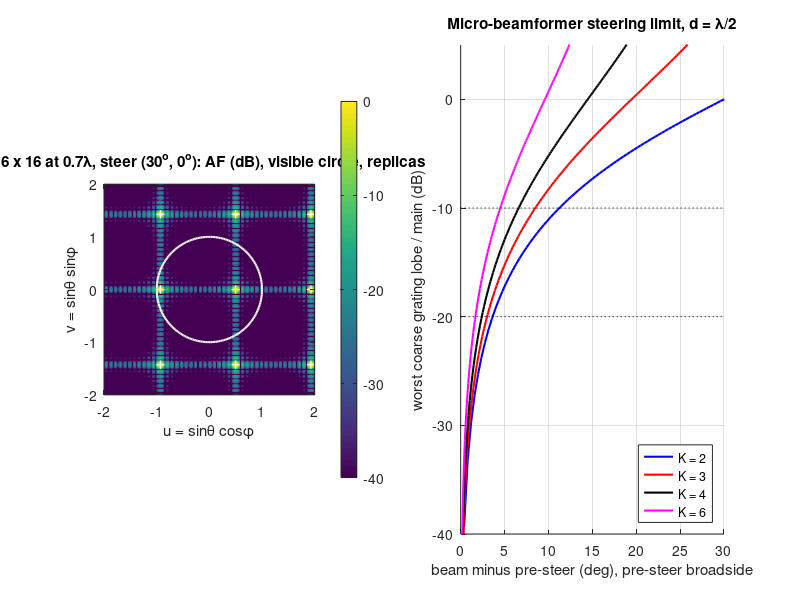

Write the MATLAB code that produced this figure.
%% m19_matrix_gratinglobe_uv.m  --  2D grating lobes in (u, v) and the micro-beamformer steering limit
% Purpose : (1) 2D array factor of an Nx x Ny rectangular grid (pitches dx, dy) steered to (th, phi),
%           in direction-cosine space u = sin(th)cos(phi), v = sin(th)sin(phi). Replicas of the main
%           lobe sit at (u0 + m lambda/dx, v0 + n lambda/dy); only those inside the unit circle are
%           real grating lobes. Prints the visible replicas, their level with and without a soft-baffle
%           element factor, and the peak level outside the main lobe for five cases.
%           (2) Largest pitch with no grating lobe for steering anywhere in a cone sin(th) <= s:
%           square grid d <= lambda/(1+s); hexagonal (triangular) grid, nearest-neighbour spacing
%           d <= 2 lambda/(sqrt(3)(1+s)), 13.4 % fewer elements for the same aperture.
%           (3) Micro-beamformer (K x K subarrays at pitch D = K d): closed-form ratio of the worst
%           coarse grating lobe to the main lobe, rho = sin(a)/sin(pi/K - a), a = pi d delta/lambda,
%           and the steering window around the pre-steer for a lobe limit, checked by a direct sum.
% Change  : the case list in (1), cone angles in (2), K list and lobe limits in (3).
% Expect  : (1) 0.5 lambda, (45,0) deg: no visible replica, peak -13.2 dB (main-lobe sidelobe, grid).
%           1.0 lambda, (20,0): replica at u = -0.658, 0 dB isotropic, -6.3 dB with element factor.
%           0.7 lambda, (30,0): replica at u = -0.929, 0 dB / -11.5 dB; (30,45): replicas at radius
%           1.132, outside, peak -13.2 dB. 0.5 x 0.8 lambda, (30,90): replica at v = -0.75, -5.1 dB.
%           (2) cone 30/45/60/90 deg: square 0.667/0.586/0.536/0.500 lambda, hex 0.770/0.676/0.619/0.577.
%           (3) d = lambda/2, 48 x 48: cables 576/256/144/64 for K = 2/3/4/6; lobe at 10 deg off
%           pre-steer -11.1/-8.3/-5.2/+0.7 dB; -20 dB window +-3.6/3.0/2.4/1.7 deg; -10 dB window
%           +-11.2/8.5/6.6/4.5 deg. K = 3 pre-steered to 30 deg: -20 dB beams from 26.6 to 33.5 deg.
% Base MATLAB only; runs in MATLAB R2019b+ and GNU Octave 8.  Runtime about 2 s.
clear; close all; rng(1);

% Dirichlet kernel (array factor of N points at pitch 1 in units of x = d u / lambda), safe at integers
Dn = @(x, N) (abs(sin(pi*x)) > 1e-9) .* sin(N*pi*x) ./ (N*sin(pi*x) + (abs(sin(pi*x)) <= 1e-9)) ...
           + (abs(sin(pi*x)) <= 1e-9) .* cos(N*pi*x) ./ cos(pi*x);
snc = @(x) (abs(x) > 1e-12) .* sin(pi*x) ./ (pi*x + (abs(x) <= 1e-12)) + (abs(x) <= 1e-12);
% soft-baffle rectangular element of width wx, wy (in lambda): sinc(wx u) sinc(wy v) cos(th)
EF = @(u, v, wx, wy) abs(snc(wx*u) .* snc(wy*v)) .* sqrt(max(0, 1 - u.^2 - v.^2));

%% (1) 2D array factor and grating lobes for five cases
% columns: dx/lambda, dy/lambda, th0 (deg), phi0 (deg)
cases = [0.5 0.5 45 0; 1.0 1.0 20 0; 0.7 0.7 30 0; 0.7 0.7 30 45; 0.5 0.8 30 90];
Nx = 32; Ny = 32; du = 0.0025; g = -1:du:1; [U, V] = meshgrid(g, g); vis = U.^2 + V.^2 <= 1;
fprintf('(1) %d x %d grid, uniform weights, soft-baffle element of width 0.9 pitch\n', Nx, Ny);
for c = 1:size(cases, 1)
  dx = cases(c,1); dy = cases(c,2); th = cases(c,3)*pi/180; ph = cases(c,4)*pi/180;
  u0 = sin(th)*cos(ph); v0 = sin(th)*sin(ph);
  AF = abs(Dn(dx*(U - u0), Nx) .* Dn(dy*(V - v0), Ny));
  E = EF(U, V, 0.9*dx, 0.9*dy); Em = EF(u0, v0, 0.9*dx, 0.9*dy);
  main = abs(U - u0) < 1/(Nx*dx) & abs(V - v0) < 1/(Ny*dy);       % first-null box of the main lobe
  pk_iso = 20*log10(max(AF(vis & ~main)));
  pk_ef = 20*log10(max(AF(vis & ~main) .* E(vis & ~main)) / Em);
  fprintf('  dx = %.2f, dy = %.2f lambda, steer (th, phi) = (%g, %g) deg, (u0, v0) = (%.3f, %.3f)\n', ...
          dx, dy, cases(c,3), cases(c,4), u0, v0);
  nvis = 0;
  for m = -3:3
    for n = -3:3
      if m == 0 && n == 0, continue; end
      ur = u0 + m/dx; vr = v0 + n/dy; r = hypot(ur, vr);
      if r <= 1
        nvis = nvis + 1;
        fprintf('     replica (m,n) = (%2d,%2d) at (u, v) = (%6.3f, %6.3f), |.| = %.3f: 0 dB isotropic, %6.1f dB with element factor\n', ...
                m, n, ur, vr, r, 20*log10(EF(ur, vr, 0.9*dx, 0.9*dy)/Em));
      elseif r <= 1.25
        fprintf('     replica (m,n) = (%2d,%2d) at |.| = %.3f: just outside the visible circle\n', m, n, r);
      end
    end
  end
  if nvis == 0, fprintf('     no replica inside the visible circle\n'); end
  fprintf('     peak outside main lobe: %6.1f dB isotropic, %6.1f dB with element factor\n', pk_iso, pk_ef);
end
% check the closed form against a direct phasor sum at random (u, v) for case 4
dx = 0.7; dy = 0.7; u0 = sin(pi/6)*cos(pi/4); v0 = sin(pi/6)*sin(pi/4);
[ix, iy] = meshgrid(0:Nx-1, 0:Ny-1); ix = ix(:); iy = iy(:);
up = 2*rand(50,1) - 1; vp = 2*rand(50,1) - 1;
Pd = abs(exp(1i*2*pi*(dx*(up - u0)*ix.' + dy*(vp - v0)*iy.')) * ones(Nx*Ny,1)) / (Nx*Ny);
Pc = abs(Dn(dx*(up - u0), Nx) .* Dn(dy*(vp - v0), Ny));
fprintf('  closed form vs direct %d-element sum: max error %.1e\n', Nx*Ny, max(abs(Pd - Pc)));

%% (2) Largest pitch with no grating lobe over a steering cone
fprintf('\n(2) Max pitch for no grating lobe, steering anywhere with th <= th_max\n');
fprintf('   th_max   square d/lambda   hex d/lambda (nearest neighbour)\n');
for tm = [30 45 60 90]
  s = sin(tm*pi/180);
  fprintf('   %4d     %.3f             %.3f\n', tm, 1/(1+s), 2/(sqrt(3)*(1+s)));
end
% widest cone for a given pitch: sin(th_max) = |g_min| - 1 (|g_min| = lambda/d square, 2 lambda/(sqrt(3) d) hex)
cone = @(gmin) asin(min(1, max(0, gmin - 1)))*180/pi;
fprintf('   d = 0.70 lambda: no-GL cone %.1f deg (square), %.1f deg (hex, same nearest-neighbour spacing)\n', cone(1/0.7), cone(2/(sqrt(3)*0.7)));
dh = 0.6*sqrt(2/sqrt(3));                                 % hex spacing with the element density of a 0.6 lambda square grid
fprintf('   d = 0.60 lambda square: cone %.1f deg; hex at equal density (d = %.3f lambda): cone %.1f deg\n', cone(1/0.6), dh, cone(2/(sqrt(3)*dh)));
% reciprocal lattice of the triangular grid, a1 = d(1,0), a2 = d(1/2, sqrt(3)/2), d = 1 lambda
a1 = [1 0]; a2 = [0.5 sqrt(3)/2]; B = inv([a1; a2]).';          % rows b1, b2 with a_i . b_j = delta_ij
best = inf; for m = -2:2, for n = -2:2, if m || n, best = min(best, norm(m*B(1,:) + n*B(2,:))); end, end, end
hx = [a1; a2]; pts = []; for i = -6:6, for j = -6:6, pts = [pts; i*a1 + j*a2]; end, end %#ok<AGROW>
AFhex = abs(sum(exp(1i*2*pi*(pts*B(1,:).')))) / size(pts,1);
fprintf('   triangular grid: nearest replica at %.4f lambda/d (2/sqrt(3) = %.4f); |AF| there = %.3f\n', best, 2/sqrt(3), AFhex);
fprintf('   element density hex/square at equal no-GL cone: %.3f (%.1f %% fewer)\n', sqrt(3)/2, 100*(1 - sqrt(3)/2));

%% (3) Micro-beamformer: worst coarse grating lobe vs pre-steer error, and the steering window
dl = 0.5; N = 48;                                       % element pitch d/lambda, elements per axis
rho = @(dlt, K) sin(pi*dl*dlt) ./ sin(pi/K - pi*dl*dlt); % lobe/main, delta in u units (0 <= delta < 1/(K dl))
win = @(r, K) atan(r*sin(pi/K) ./ (1 + r*cos(pi/K))) / (pi*dl);   % delta_max in u for a lobe ratio r
fprintf('\n(3) Micro-beamforming, d = lambda/2, %d x %d matrix, pre-steer broadside\n', N, N);
fprintf('   K   cables   D/lambda  coarse GL spacing   lobe at 10 deg   window -10 dB   window -20 dB\n');
u = linspace(-1, 1, 8001); Kl = [2 3 4 6];
for K = Kl
  dlt = sin(10*pi/180);
  w10 = asin(win(10^(-10/20), K))*180/pi; w20 = asin(win(10^(-20/20), K))*180/pi;
  fprintf('   %d   %4d     %.1f       %.3f             %6.1f dB        +-%.1f deg       +-%.1f deg\n', ...
          K, (N/K)^2, K*dl, 1/(K*dl), 20*log10(rho(dlt, K)), w10, w20);
end
% direct-sum check (1D cut): K = 3, pre-steer 0, beam 10 deg
K = 3; n = 0:N-1; xi = mod(n, K) - (K-1)/2; Xk = (floor(n/K) + 0.5)*K - N/2;
us = sin(10*pi/180); w = exp(-1i*2*pi*dl*Xk*us);              % fine delays: pre-steer 0 (none)
P = abs(exp(1i*2*pi*dl*u(:)*(Xk + xi)) * w(:)).'; P = P/max(P);
gl = max(P(abs(u - (us - 1/(K*dl))) < 0.05));
fprintf('   direct sum, K = 3, beam 10 deg: lobe at u = %.3f is %.2f dB (closed form %.2f dB)\n', ...
        us - 1/(K*dl), 20*log10(gl), 20*log10(rho(us, K)));
% pre-steer at 30 deg: the window is symmetric in u, not in angle
K = 3; u0 = 0.5; dm = win(0.1, K);
fprintf('   K = 3, pre-steer 30 deg, -20 dB: beams from %.1f to %.1f deg (u %.3f to %.3f)\n', ...
        asin(u0 - dm)*180/pi, asin(u0 + dm)*180/pi, u0 - dm, u0 + dm);
% 2D: steering off in both axes; the diagonal coarse replica scales as rho_x * rho_y
dlt = sin(5*pi/180);
fprintf('   2D, K = 3, delta = 5 deg in u and in v: axis lobes %.1f dB, diagonal lobe %.1f dB\n', ...
        20*log10(rho(dlt, 3)), 40*log10(rho(dlt, 3)));
% number of pre-steer zones to cover a +-45 deg sector at -20 dB (zones tile u uniformly)
for K = [2 3 4]
  fprintf('   K = %d: %d pre-steer zones per axis cover u in [-0.707, 0.707] at -20 dB\n', K, ceil(2*0.7071/(2*win(0.1, K))));
end

%% Figures
figure('Position', [50 50 1000 420]);
subplot(1, 2, 1);
gg = -2:0.01:2; [UU, VV] = meshgrid(gg, gg); dx = 0.7; dy = 0.7; u0 = 0.5; v0 = 0;
A = abs(Dn(dx*(UU - u0), 16) .* Dn(dy*(VV - v0), 16));
imagesc(gg, gg, max(-40, 20*log10(A + 1e-12))); axis image; set(gca, 'YDir', 'normal'); colorbar; hold on;
t = linspace(0, 2*pi, 200); plot(cos(t), sin(t), 'w-', 'LineWidth', 1.5);
[mm, nn] = meshgrid(-3:3, -3:3); plot(u0 + mm(:)/dx, v0 + nn(:)/dy, 'w+');
xlim([-2 2]); ylim([-2 2]); xlabel('u = sin\theta cos\phi'); ylabel('v = sin\theta sin\phi');
title('16 x 16 at 0.7\lambda, steer (30^o, 0^o): AF (dB), visible circle, replicas');
subplot(1, 2, 2);
cols = 'brkm'; hold on; hl = zeros(1, numel(Kl));
for i = 1:numel(Kl)
  K = Kl(i); th = linspace(0, asin(min(0.999, 0.98/(K*dl)))*180/pi, 200);
  hl(i) = plot(th, 20*log10(rho(sin(th*pi/180), K)), cols(i), 'LineWidth', 1.5);
end
plot([0 30], [-20 -20], 'k:'); plot([0 30], [-10 -10], 'k:');
xlim([0 30]); ylim([-40 5]); grid on; xlabel('beam minus pre-steer (deg), pre-steer broadside');
ylabel('worst coarse grating lobe / main (dB)'); legend(hl, 'K = 2', 'K = 3', 'K = 4', 'K = 6', 'Location', 'southeast');
title('Micro-beamformer steering limit, d = \lambda/2');
